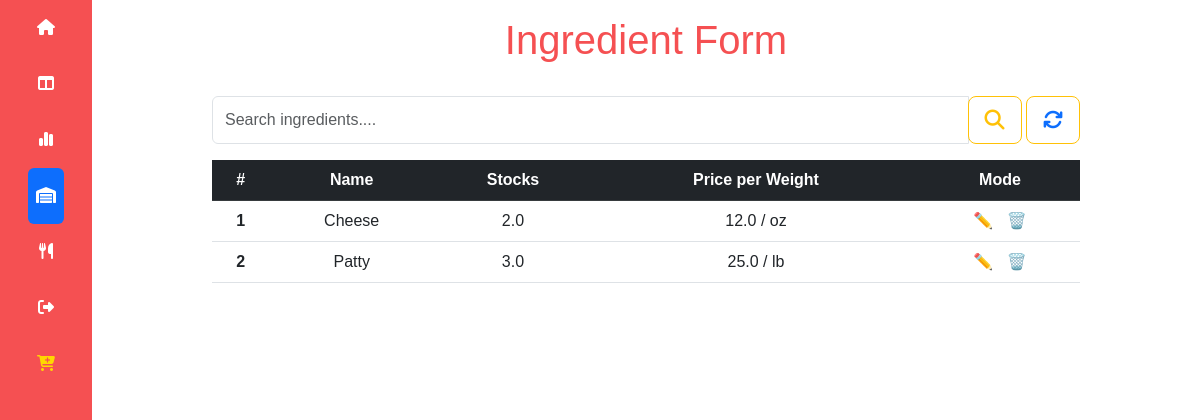
The page /inventory (signed in) on the database its author committed.
### main.py (models this page shows)
class Weight(db.Model):
    __tablename__ = 'weight'
    id = db.Column(db.Integer, primary_key=True, autoincrement=True)
    name = db.Column(db.String(30), unique=False, nullable=False)

class Ingredient(db.Model):
    __tablename__ = 'ingredient'
    id = db.Column(db.Integer, primary_key=True, autoincrement=True)
    name = db.Column(db.String(30), unique=False, nullable=False)
    quantity = db.Column(db.Float, nullable=False)
    cost = db.Column(db.Float(20), nullable=False)
    weight_id = db.Column(db.Integer, db.ForeignKey(
        'weight.id'), nullable=False)

### main.py (the view)
@app.route('/inventory', methods=['GET', 'POST'])
@login_required
@check_user
def inventory():
    get_ingredients = Ingredient.query.all()
    weight_list = []
    weight_list2 = []
    rounded_quantity = []
    for i in get_ingredients:
        weight_cat = Weight.query.filter_by(id=i.weight_id).first()
        weight_list.append(weight_cat.name)
    message = request.args.get('message')
    like_search_term = request.args.get('like_search_term')
    is_query = request.args.get('is_query')
    get_matching_ingredients = Ingredient.query.filter(
        Ingredient.name.like(f"{like_search_term}%")).all()
    if get_matching_ingredients:
        for i in get_matching_ingredients:
            weight_ids = Weight.query.filter_by(id=i.weight_id).first()
            weight_list2.append(weight_ids.name)
        return render_template('ingredient.html', round=round, ingre=get_matching_ingredients, zip=zip, message=message, weight_list=weight_list2)
    elif not get_matching_ingredients and is_query == '1':
        ic("Is query")
        message = "It looks like that Ingredient does not exists please try again"
        return render_template('ingredient.html', round=round, ingre=get_ingredients, zip=zip, weight_list=weight_list, message=message)
    else:
        return render_template('ingredient.html', round=round, ingre=get_ingredients, zip=zip, weight_list=weight_list, message=message)

### main.py (called while the page is built)
def check_user(func):
    @wraps(func)
    def wrapper(*args, **kwargs):
        current_url = request.path
        id_and_url = (user_type, current_url)
        categories = [(1, "/recipes"), (2, "/graphs"), (2, '/inventory'), (3, '/recipes'),
                      (3, '/inventory'), (4, '/recipes'), (4, '/graphs'), (4, '/inventory')]
        if id_and_url in categories:
            return func(*args, **kwargs)
        else:
            return redirect(url_for('unauthorized'))
    return wrapper

@login_manager.user_loader
def load_user(user_id):
    return Users.query.get(int(user_id))

### templates/ingredient.html (shortened to what this page needs)
<!DOCTYPE html>
<html lang="en">
<head>
    <link href="https://cdn.jsdelivr.net/npm/bootstrap@5.3.0-alpha1/dist/css/bootstrap.min.css" rel="stylesheet"
>
    <link href="static/css/style.css" rel="stylesheet">
</head>
<body>
    <div class="container-fluid" id="wrapper">
        <div class="row">
            <div class="col-lg-auto col-md-auto sticky-top" style="background-color: #f55052;">
                <div class="d-flex flex-sm-column flex-row flex-nowrap  align-items-center sticky-top">
                    <ul
                        class="nav nav-pills nav-flush flex-sm-column flex-row flex-nowrap mb-auto mx-auto text-center justify-content-between w-100 px-3 align-items-center">
                        <li class="nav-item">
                            <a href="{{ url_for('dashboard') }}" class="nav-link py-3 px-2 hovertext"
                                data-hover="Dashboard" title="" data-bs-toggle="tooltip" data-bs-placement="right"
                                data-bs-original-title="Home">
                                <i class="fa-solid fa-house" style="color:white;"></i>
                            </a>
                        </li>
                        <li>
                            <a href="{{ url_for('dashboard') }}" class="nav-link py-3 px-2 hovertext"
                                data-hover="Dashboard" title="" data-bs-toggle="tooltip" data-bs-placement="right"
                                data-bs-original-title="Dashboard">
                                <i class="fa-solid fa-table-columns" style="color:white;"></i>
                            </a>
                        </li>
                        <li>
                            <a href="{{ url_for('graphs') }}" class="nav-link py-3 px-2 hovertext" data-hover="Graphs"
                                data-bs-toggle="tooltip" data-bs-placement="right" data-bs-original-title="Graphs">
                                <i class="fa-solid fa-chart-simple" style="color:white;"></i>
                            </a>
                        </li>
                        <li>
                            <a href="{{ url_for('inventory') }}" class="nav-link py-3 px-2 hovertext active"
                                data-hover="Inventory" title="" data-bs-toggle="tooltip" data-bs-placement="right"
                                data-bs-original-title="Products">
                                <i class="fa-solid fa-warehouse" style="color:white;"></i>
                            </a>
                        </li>
                        <li>
                            <a href="{{ url_for('recipes') }}" class="nav-link py-3 px-2 hovertext" data-hover="Recipes"
                                title="" data-bs-toggle="tooltip" data-bs-placement="right"
                                data-bs-original-title="Dashboard">
                                <i class="fa-solid fa-utensils" style="color:white;"></i>
                            </a>
                        </li>
                        <li>
                            <a href="{{ url_for('logout') }}" class="nav-link py-3 px-2 hovertext" data-hover="Sign-out"
                                title="" data-bs-toggle="tooltip" data-bs-placement="right"
                                data-bs-original-title="Sign-out">
                                <i class="fa-solid fa-right-from-bracket" style="color:white;"></i>
                            </a>
                        </li>
                        <li>
                            <a style="padding-top:30px;" href="{{ url_for('addIngredients') }}"
                                class="nav-link py-3 px-2 hovertext" data-hover="Add Ingredient" title=""
                                data-bs-toggle="tooltip" data-bs-placement="right" data-bs-original-title="Sign-out">
                                <i class="fa-solid fa-cart-plus fa-beat " style="color:gold"></i>
                            </a>
                        </li>
                    </ul>
                </div>
            </div>
            <div class="col-lg-9 col-md-9 p-3 min-vh-100 mx-auto table-responsive-sm"
                style="height: 50px; overflow: auto;">
                <h1 class="text-center" style="color:#f55052;">Ingredient Form</h1>
                <br>
                <form method="POST" action="{{ url_for('searchIngredient') }}">
                    <div class="input-group mb-3">
                        <input type="text" class="form-control input-text" placeholder="Search ingredients...."
                            aria-describedby="basic-addon2" id="search_term" name="search_term">
                        <div class="input-group-append">
                            <button type="submit" class="btn btn-outline-warning btn-lg"><i
                                    class="fa fa-search"></i></button>
                            <button type="button" class="btn btn-outline-warning btn-lg"><a
                                    href="{{ url_for('inventory') }}"><i class="fa fa-refresh"></i></a></button>
                        </div>
                    </div>
                </form>
                <table class="table table-hover ingredient-table text-center">
                    <thead class="table-dark sticky-top">
                        <tr>
                            <th scope="col">#</th>
                            <th scope="col">Name</th>
                            <th scope="col">Stocks</th>
                            <th scope="col">Price per Weight</th>
                            <th scope="col">Mode</th>
                        </tr>
                    </thead>
                    <tbody>
                        {% for i,w in zip(ingre,weight_list) %}
                        <tr>
                            <th scope="row">{{ loop.index0 + 1}}</th>
                            <td>{{ i.name }}</td>
                            <td>{{ round(i.quantity,2) }}</td>
                            <td>{{ i.cost }} / {{ w }}</td>
                            <td><a class="hovertext" data-hover="Edit" data-bs-original-title="Edit"
                                    href="{{ url_for('editIngredient', name=i.name )}}">✏️&nbsp;&nbsp;&nbsp;</a><a
                                    data-bs-toggle="modal" style="cursor: pointer;" data-bs-target="#popup"
                                    id='delete-btn' class="text-right" onclick="showPopup('{{i.name}}')">🗑️</a></td>
                        </tr>
                        {% endfor %}
                    </tbody>
                </table>
            </div>
        </div>
    </div>
</body>
</html>

### static/css/style.css (style rules this page uses)
a { text-decoration: none; }
body { font-family: 'Poppins', sans-serif; }
.input-group { width: 100%; }
.hovertext { position: relative; }
.hovertext:before { content: attr(data-hover); visibility: hidden; opacity: 0; width: 140px; background-color: black; color: #fff; text-align: center; border-radius: 5px; padding: 5px 0; transition: opacity 1s ease-in-out; position: absolute; z-index: 1; left: 0; top: 110%; }
.table-responsive-sm { max-height: 200px; overflow-y: scroll; }

### rows shown on the page
Weight: name "Cheese", cost "12.0", name "oz"
Ingredient: quantity "2.0"
Weight: name "Patty", cost "25.0", name "lb"
Ingredient: quantity "3.0"
